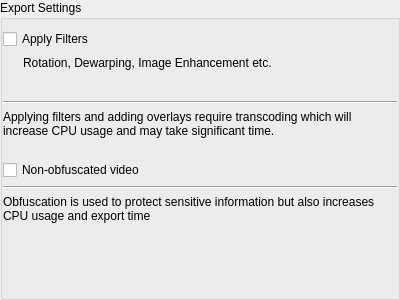
<?xml version="1.0" encoding="UTF-8"?>
<ui version="4.0">
 <class>ExportMediaSettingsWidget</class>
 <widget class="QWidget" name="ExportMediaSettingsWidget">
  <property name="geometry">
   <rect>
    <x>0</x>
    <y>0</y>
    <width>400</width>
    <height>300</height>
   </rect>
  </property>
  <layout class="QVBoxLayout" name="verticalLayout">
   <property name="leftMargin">
    <number>0</number>
   </property>
   <property name="topMargin">
    <number>0</number>
   </property>
   <property name="rightMargin">
    <number>0</number>
   </property>
   <property name="bottomMargin">
    <number>0</number>
   </property>
   <item>
    <widget class="QGroupBox" name="groupBox">
     <property name="title">
      <string>Export Settings</string>
     </property>
     <property name="flat">
      <bool>true</bool>
     </property>
     <layout class="QGridLayout" name="gridLayout">
      <property name="leftMargin">
       <number>0</number>
      </property>
      <property name="rightMargin">
       <number>0</number>
      </property>
      <property name="horizontalSpacing">
       <number>0</number>
      </property>
      <item row="1" column="0" rowspan="2" colspan="1">
       <!-- This should go first to keep size -->
       <spacer name="filterHintSpacer">
        <property name="orientation">
         <enum>Qt::Horizontal</enum>
        </property>
        <property name="sizeType">
         <enum>QSizePolicy::Fixed</enum>
        </property>
        <property name="sizeHint" stdset="0">
         <size>
          <width>16</width>
          <height>16</height>
         </size>
        </property>
       </spacer>
      </item>
      <item row="0" column="0" colspan="3">
       <widget class="QCheckBox" name="filtersCheckBox">
        <property name="text">
         <string>Apply Filters</string>
        </property>
       </widget>
      </item>
      <item row="1" column="1" rowspan="2" colspan="2">
       <widget class="QLabel" name="filtersLabel">
        <property name="sizePolicy">
         <sizepolicy hsizetype="Fixed" vsizetype="Fixed">
          <horstretch>0</horstretch>
          <verstretch>0</verstretch>
         </sizepolicy>
        </property>
        <property name="text">
         <string>Rotation, Dewarping, Image Enhancement etc.</string>
        </property>
       </widget>
      </item>
      <item row="3" column="0" colspan="3">
       <widget class="QWidget" name="passwordWidget" native="true">
        <layout class="QVBoxLayout" name="verticalLayout_2"/>
       </widget>
      </item>
      <item row="4" column="0" colspan="3">
       <widget class="Line" name="line">
        <property name="orientation">
         <enum>Qt::Horizontal</enum>
        </property>
       </widget>
      </item>
      <item row="5" column="0" colspan="3">
       <widget class="QLabel" name="warningLabel">
        <property name="text">
         <string>Applying filters and adding overlays require transcoding which will increase CPU usage and may take significant time.</string>
        </property>
        <property name="wordWrap">
         <bool>true</bool>
        </property>
       </widget>
      </item>
      <item row="6" column="0">
       <spacer name="verticalSpacer">
        <property name="orientation">
         <enum>Qt::Vertical</enum>
        </property>
        <property name="sizeType">
         <enum>QSizePolicy::Fixed</enum>
        </property>
        <property name="sizeHint" stdset="0">
         <size>
          <width>10</width>
          <height>16</height>
         </size>
        </property>
       </spacer>
      </item>
      <item row="7" column="0" colspan="3">
       <widget class="QCheckBox" name="nonObfuscatedCheckbox">
        <property name="text">
         <string>Non-obfuscated video</string>
        </property>
       </widget>
      </item>
      <item row="8" column="0" colspan="3">
       <widget class="Line" name="line2">
        <property name="orientation">
         <enum>Qt::Horizontal</enum>
        </property>
       </widget>
      </item>
      <item row="9" column="0" colspan="3">
       <widget class="QLabel" name="obfuscationLabel">
        <property name="text">
         <string>Obfuscation is used to protect sensitive information but also increases CPU usage and export time</string>
        </property>
        <property name="wordWrap">
         <bool>true</bool>
        </property>
       </widget>
      </item>
      <item row="10" column="0">
       <spacer name="verticalSpacer2">
        <property name="orientation">
         <enum>Qt::Vertical</enum>
        </property>
        <property name="sizeHint" stdset="0">
         <size>
          <width>20</width>
          <height>20</height>
         </size>
        </property>
       </spacer>
      </item>
     </layout>
    </widget>
   </item>
  </layout>
 </widget>
 <resources/>
 <connections/>
</ui>
